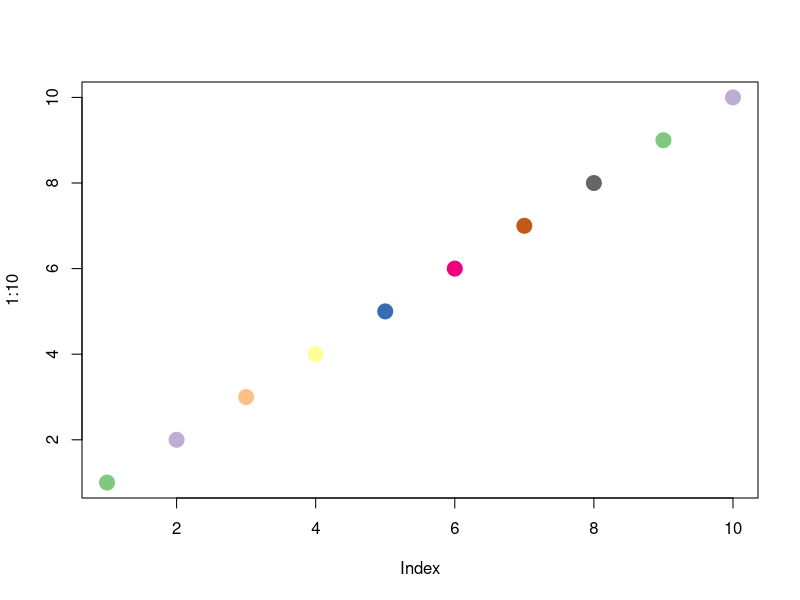
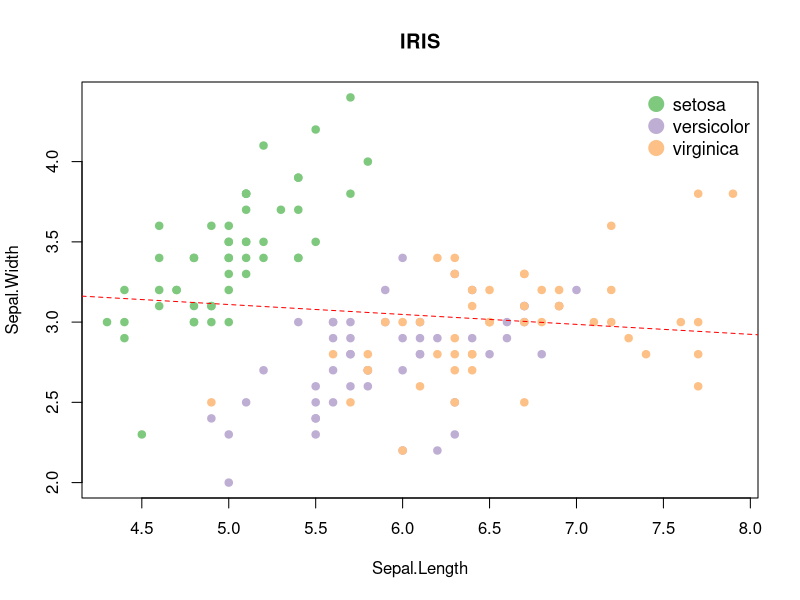
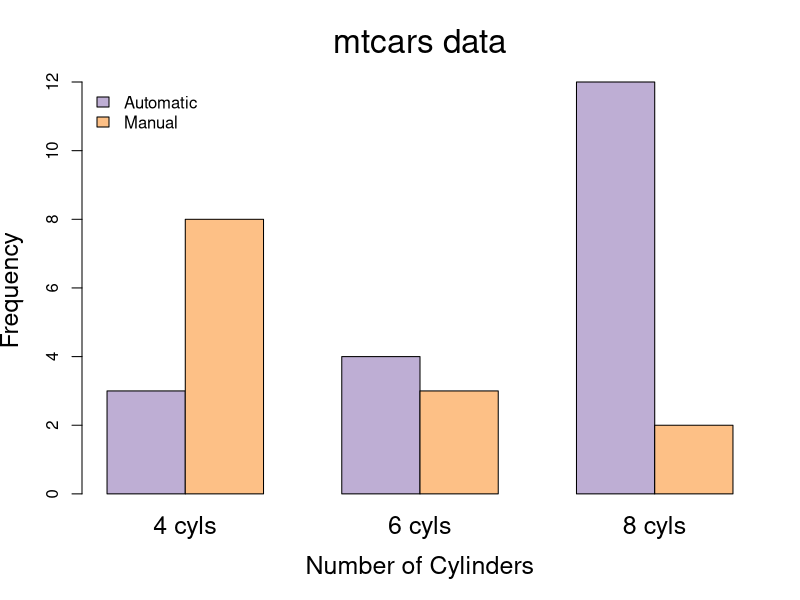
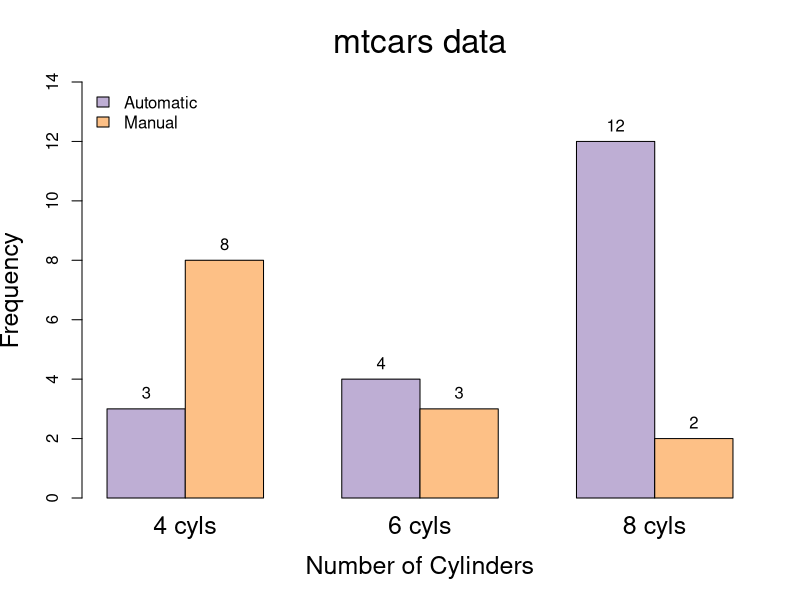
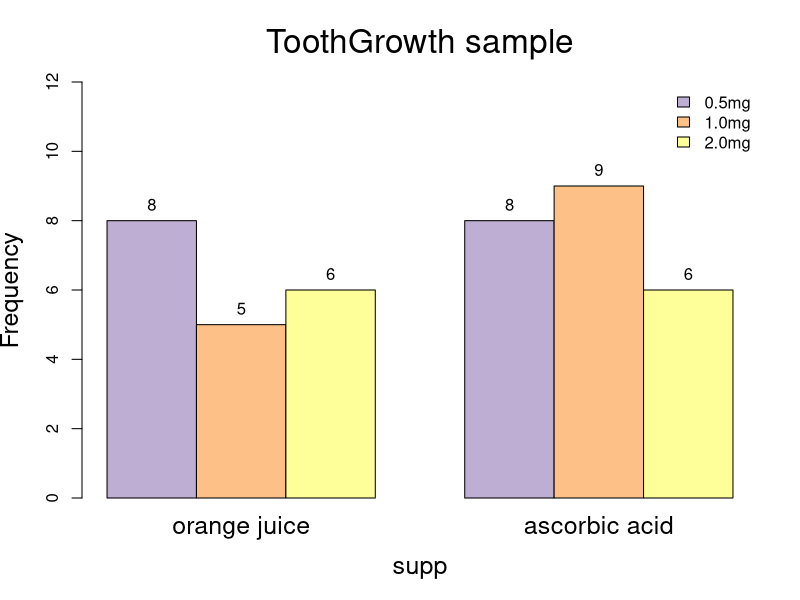
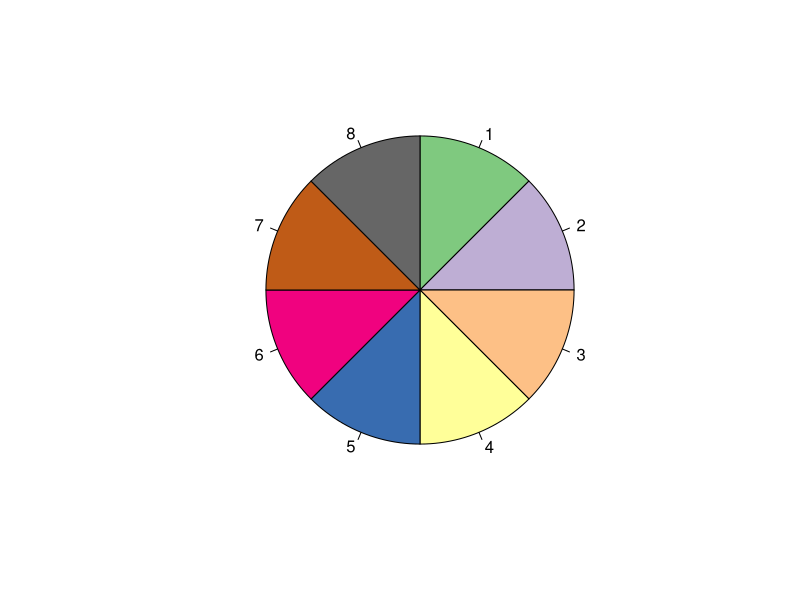
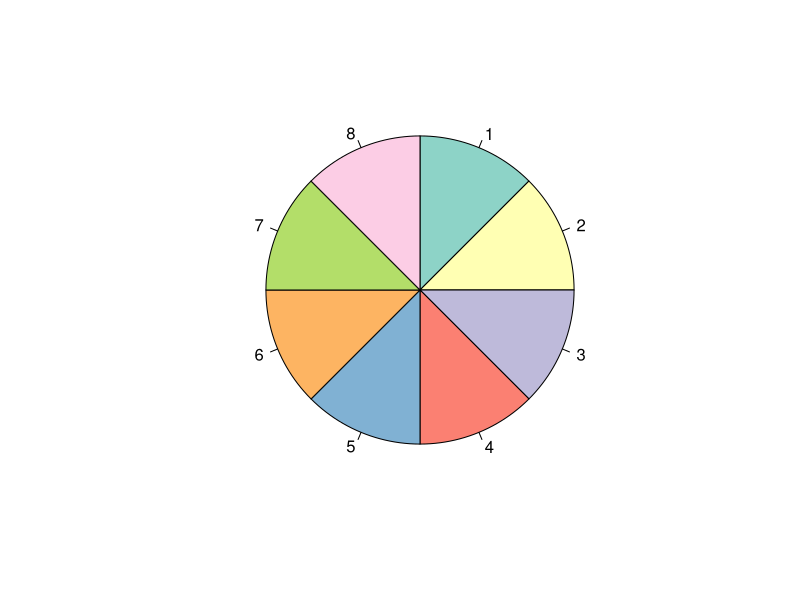
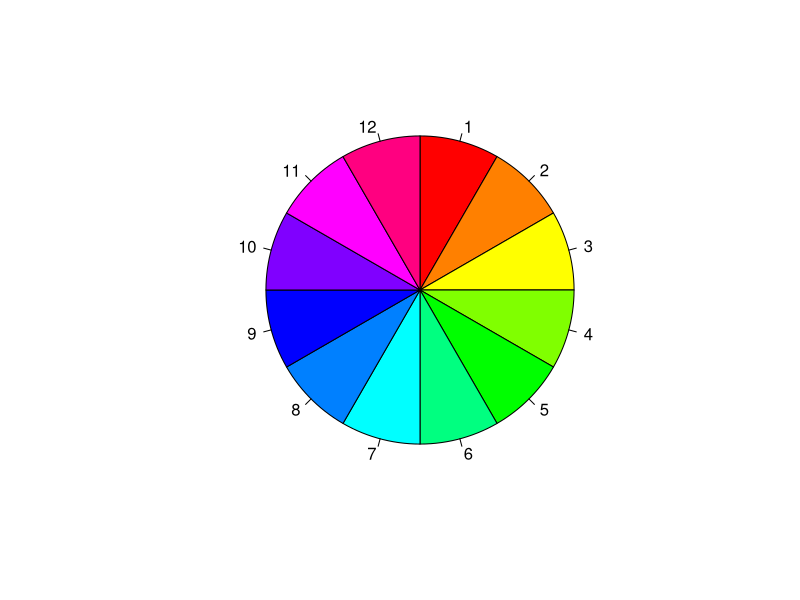

Reproduce these figures in R, in order.
##
## 2021. 04. 07
## 
##

library(tidyverse)
library(car)
library(RColorBrewer)

##
## palette
##
mycolour_1 <- brewer.pal(n=8, name = "Accent")
palette(mycolour_1)
plot(1:10, col = 1:10, pch = 19, cex = 2)

##
## iris Sepal.Width ~Sepal.Length by group with regression
##
lm.result <- iris %>% 
  lm(Sepal.Width ~Sepal.Length, data = .)
iris %>% 
  plot(Sepal.Width ~Sepal.Length, data = .,
       cex = 1, pch = 19,
       col = iris$Species,
       main = "IRIS")
legend("topright",
       legend = c("setosa", "versicolor", "virginica"),
       pch = 19, col = 1:3, bty = "n",
       cex = 1.1, pt.cex = 2)
abline(lm.result$coefficients, col = "red", lty = 2)

##
## mtcars cyl vs. vs with legend
##
mytbl <- table(mtcars$am, mtcars$cyl, 
               dnn = c("Transmission", "Cylinders") # naming
)
# barplot(t(mytbl),  # transpose
#         beside = T # wide하게 펼침
# )
barplot(mytbl, 
        beside = T, # wide하게 펼침
        main = "mtcars data",
        xlab = "Number of Cylinders", ylab = "Frequency",
        names.arg = c("4 cyls", "6 cyls", "8 cyls"),
        cex.main = 2, cex.names = 1.5, cex.lab = 1.5,
        font.main = 9, font.lab =8,
        col = 2:3,
        legend.text = c("Automatic", "Manual"),
        args.legend = list(x = "topleft", bty = "n")
        )

# put measurement on the bar graph
bar_x <- barplot(mytbl, 
                 beside = T, # wide하게 펼침
                 main = "mtcars data",
                 xlab = "Number of Cylinders", ylab = "Frequency",
                 names.arg = c("4 cyls", "6 cyls", "8 cyls"),
                 cex.main = 2, cex.names = 1.5, cex.lab = 1.5,
                 font.main = 9, font.lab =8,
                 col = 2:3, ylim = c(0, 14),
                 legend.text = c("Automatic", "Manual"),
                 args.legend = list(x = "topleft", bty = "n")
                 )
text(bar_x, mytbl, labels = mytbl,
     pos = 3)

##
## ToothGrowth
##
table(ToothGrowth$supp, ToothGrowth$dose)
?sample_frac
ToothGrowth_sample <- ToothGrowth %>% 
  sample_frac(0.7)
table(ToothGrowth_sample$supp, ToothGrowth_sample$dose)

names(ToothGrowth_sample)

mytable2 <- table(ToothGrowth_sample$dose, ToothGrowth_sample$supp,
                  dnn = c("dose", "supp"))
bar_xx <- barplot(mytable2, beside = T,
                 main = "ToothGrowth sample",
                 xlab = "supp", ylab = "Frequency",
                 cex.main = 2, cex.names = 1.5, cex.lab = 1.5,
                 font.main = 9, font.lab = 8,
                 col = 2:4, ylim = c(0,12),
                 legend.text = c("0.5mg", "1.0mg", "2.0mg"),
                 args.legend = list(x = "topright", bty = "n"),
                 names.arg = c("orange juice", "ascorbic acid")
                 )
text(bar_xx, mytable2, labels = mytable2,
     pos = 3)

##
## pie plot
##
pie(rep(1,8), col = 1:8,
    clockwise = T)

palette(brewer.pal(n=8, "Set3"))
pie(rep(1,8), col = 1:8,
    clockwise = T)

n <- 12
pie(rep(1, n), col = rainbow(n), clockwise = T)
pie(rep(1, n), col = rainbow(n, alpha = 0.6), clockwise = T)
pie(rep(1, n), col = heat.colors(n), clockwise = T)
pie(rep(1, n), col = topo.colors(n), clockwise = T)
pie(rep(1, n), col = terrain.colors(n), clockwise = T)

##
## Histogram
##
?hist

# hist의 목적은 자료의 분포 파악
# 모양에 관심을 갖지, 높이에 관심은 없다.
hist(mtcars$mpg, nclass = 10) # nclass = bin

# 확률적으로 분포로 나타냄.
hist(mtcars$mpg, nclass = 10, freq = F)

display.brewer.all()

hist(mtcars$mpg, freq = F, nclass = 10,
     col = heat.colors(n = 10))

palette(brewer.pal(n = n, name = "Oranges"))
br_pnt <- seq(min(mtcars$mpg), max(mtcars$mpg), length.out = 21)
hist(mtcars$mpg, freq = F, breaks = br_pnt, 
     # col = rev(heat.colors(n = length(br_pnt))),
     main = "자동차 연비 분포",
     xlab = "mile per gallon",
     cex.main = 2, font.main = 9, col.main = "blue",
     cex.lab = 1.3, font.lab = 8,
     density = 80, border = "black"
     )
dd <- density(mtcars$mpg)
lines(dd, col = "red")

plot(dd, col = "red")

## airquality$Ozone
?airquality
head(airquality)

n <- 12
df <- airquality$Ozone
my_bre <- seq(min(df, na.rm = T), max(df, na.rm = T), length.out = (n+1))

# 농도가 높을수록 위험하므로 RED를 뒤쪽으로 나오게 reverse
hist(airquality$Ozone, breaks = my_bre,
     col = rev(heat.colors(n = n, alpha = 0.6)), 
     main = "오존 분포",
     xlab = "Ozone", freq = F,
     cex.main = 2, font.main = 9, col.main = "blue",
     cex.lab = 1.3, font.lab = 8,
     density = 80, border = "black"
     )

oz_density <- density(airquality$Ozone, na.rm = T)
lines(oz_density, col = "blue", lwd = 2)


##
## Box plot, 연속형 변수
##
boxplot(airquality$Ozone)

boxplot(chickwts$weight, range = 1.5) # range = Q3 + range*IQR
boxplot(chickwts$weight, range = 0.5,
        notch = T, # median 강조
        outline = T # outline 제거
        )

boxplot(chickwts$weight, range = 0.5,
        notch = T, 
        outline = T,
        # col = rainbow(n = 2, alpha = 0.6)
        col = 1, # colour는 palette에 저장하고 쓰는게 편하다.
        border = "red",
        pars = list(boxwex = 0.8, # 박스의 폭이 변함.
                    staplewex = 1), # max, min 막대기의 폭이 변함.(boxwex 폭에 비례)
        horizontal = T #boxplot을 눕힘
        )
chickwts %>% 
  boxplot(weight ~feed, data = .,
          range = 0.5, notch = F, 
          outline = T, col = 1, 
          border = "red",
          pars = list(boxwex = 0.8, 
                      staplewex = 1),
          horizontal = F,
          main = "사료 vs 몸무게",
          xlab = "사료", ylab = "몸무게",
          names = LETTERS[1:6]
          )

## ToothGrowth supp*dose
ToothGrowth %>% 
  boxplot(len ~supp*dose, data = .,
          range = 0.5, notch = F, 
          outline = T, col = 1, 
          border = "red",
          pars = list(boxwex = 0.8, 
                      staplewex = 1),
          horizontal = F,
          main = "치아 길이",
          xlab = "treatment"
          # names = LETTERS[1:6]
          )

mycolour <- rainbow(n=6, alpha = 0.4)
ToothGrowth %>% 
  boxplot(len ~dose*supp, data = .,
          range = 0.5, notch = F, 
          outline = T, col = mycolour[1:6], 
          border = "red",
          pars = list(boxwex = 0.8, 
                      staplewex = 1),
          horizontal = F,
          main = "치아 길이",
          xlab = "treatment",
          at = c(1:3, 5:7) # 중간에 term을 두어 그래프 해석에 용이이
          # names = LETTERS[1:6]
  )
head(ToothGrowth)


##
## stripchart, 자료를 mapping
##
mycolour <- rainbow(n=6, alpha = 0.4)
ToothGrowth %>% 
  boxplot(len ~dose*supp, data = .,
          range = 0.5, notch = F, 
          outline = T, col = mycolour[1:6], 
          border = "red",
          pars = list(boxwex = 0.8, 
                      staplewex = 1),
          horizontal = F,
          main = "치아 길이",
          xlab = "treatment",
          at = c(1:3, 5:7) # 중간에 term을 두어 그래프 해석에 용이이
          # names = LETTERS[1:6]
  )

ToothGrowth %>% 
  stripchart(len ~dose*supp, data = .,
             vertical = T, add = T, 
             at = c(1:3, 5:7),
             method = "jitter",
             pch = 21,
             col = "maroon",
             bg = "bisque")

##
## multilayer
##
par(mfrow = c(2, 2))
iris %>% 
  plot(Sepal.Width ~Sepal.Length, data = .)
iris %>% 
  boxplot(Sepal.Width ~Species, data = .)
hist(iris$Sepal.Width)
pie(table(iris$Species))




